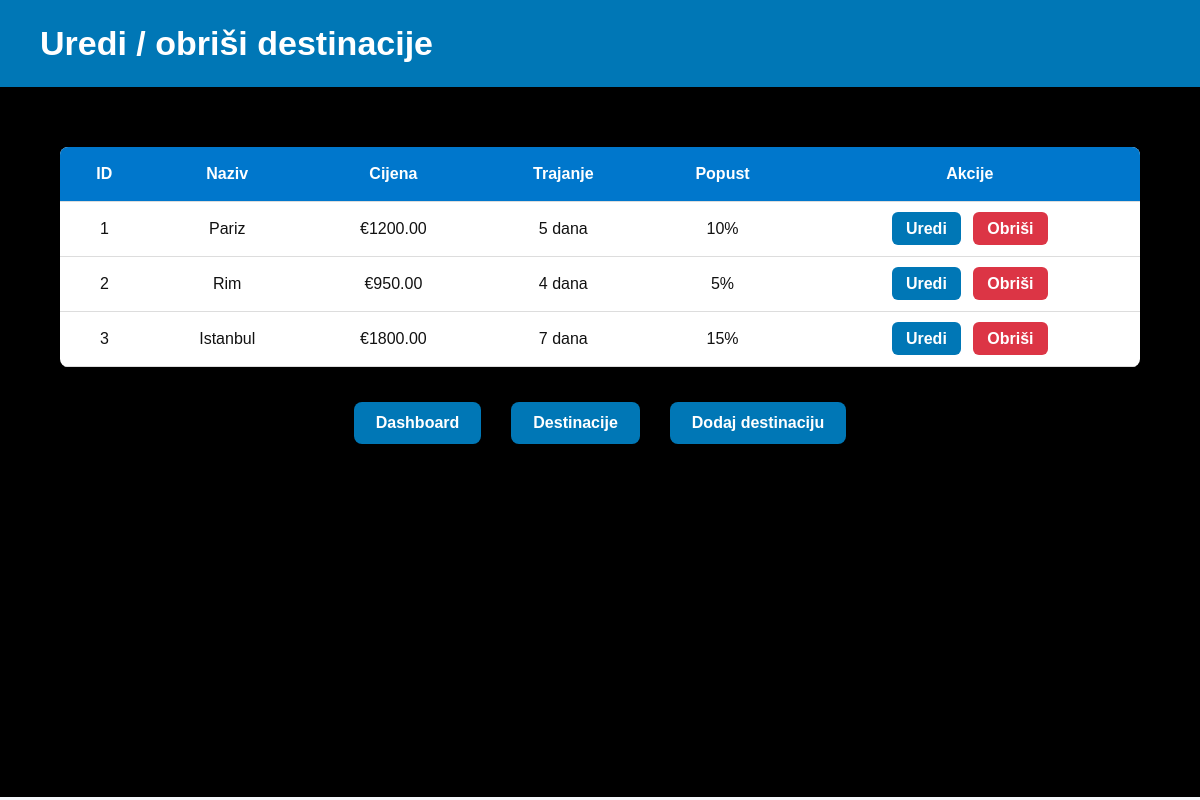
Page /admin-destinacije.php (signed in) on the committed database.
### tables this page shows
CREATE TABLE `destinacije` (
  `id` int(11) NOT NULL,
  `naziv` varchar(100) NOT NULL,
  `cijena` decimal(10,2) NOT NULL,
  `trajanje` int(11) NOT NULL,
  `popust` int(11) DEFAULT 0
);

### admin-destinacije.php (the view, shortened to what this page needs)
<?php
include "config/db.php";
$result = $conn->query("SELECT * FROM destinacije");
?>
<!DOCTYPE html>
<html lang="hr">
<head>
    <link rel="stylesheet" href="css/style-php.css">
</head>
<body>
<header class="admin-header">
    <h1>Uredi / obriši destinacije</h1>
</header>
<main class="admin-page">
    <div class="admin-table-wrapper">
        <table class="admin-table">
            <thead>
                <tr>
                    <th>ID</th>
                    <th>Naziv</th>
                    <th>Cijena</th>
                    <th>Trajanje</th>
                    <th>Popust</th>
                    <th>Akcije</th>
                </tr>
            </thead>
            <tbody>
                <?php while($row = $result->fetch_assoc()): ?>
                    <tr>
                        <td><?= $row['id'] ?></td>
                        <td><?= $row['naziv'] ?></td>
                        <td>€<?= $row['cijena'] ?></td>
                        <td><?= $row['trajanje'] ?> dana</td>
                        <td><?= $row['popust'] ?>%</td>
                        <td>
                            <a class="admin-btn-edit" href="uredi-destinaciju.php?id=<?= $row['id'] ?>">Uredi</a>
                            <a class="admin-btn-delete" href="obrisi-destinaciju.php?id=<?= $row['id'] ?>" onclick="return confirm('Jesi sigurna da želiš obrisati?')">Obriši</a>
                        </td>
                    </tr>
                <?php endwhile; ?>
            </tbody>
        </table>
    </div>
    <div class="admin-links">
        <a href="dashboard.php">Dashboard</a>
        <a href="destinacije.php">Destinacije</a>
        <a href="dodaj-destinaciju.php">Dodaj destinaciju</a>
    </div>
</main>
</body>
</html>

### css/style-php.css (style rules this page uses)
* { margin: 0; padding: 0; box-sizing: border-box; }
body { font-family: Arial, sans-serif; background: #f4f8fb; color: #222; }
.admin-header { background: #0077b6; padding: 24px 40px; }
.admin-header h1 { color: white; margin: 0; font-size: 34px; }
.admin-page { padding: 60px 5%; background: black; min-height: calc(100vh - 90px); }
.admin-table-wrapper { max-width: 1500px; margin: 0 auto; background: white; border-radius: 8px; overflow: hidden; }
.admin-table { width: 100%; border-collapse: collapse; color: #111; margin: 0; }
.admin-table thead { background: #0077cc; color: white; }
.admin-table th, .admin-table td { padding: 18px; text-align: center; border-bottom: 1px solid #ddd; }
.admin-btn-edit, .admin-btn-delete { color: white; padding: 8px 14px; border-radius: 6px; text-decoration: none; font-weight: bold; margin: 0 4px; }
.admin-btn-edit { background: #0077b6; }
.admin-btn-delete { background: #dc3545; }
.admin-links { margin-top: 35px; display: flex; justify-content: center; gap: 30px; }
.admin-links a { background: #0077b6; color: white; padding: 12px 22px; border-radius: 8px; text-decoration: none; font-weight: bold; }

### rows in the picture
destinacije: id "1", naziv "Pariz", cijena "1200.00", trajanje "5", popust "10"
destinacije: id "2", naziv "Rim", cijena "950.00", trajanje "4", popust "5"
destinacije: id "3", naziv "Istanbul", cijena "1800.00", trajanje "7", popust "15"
